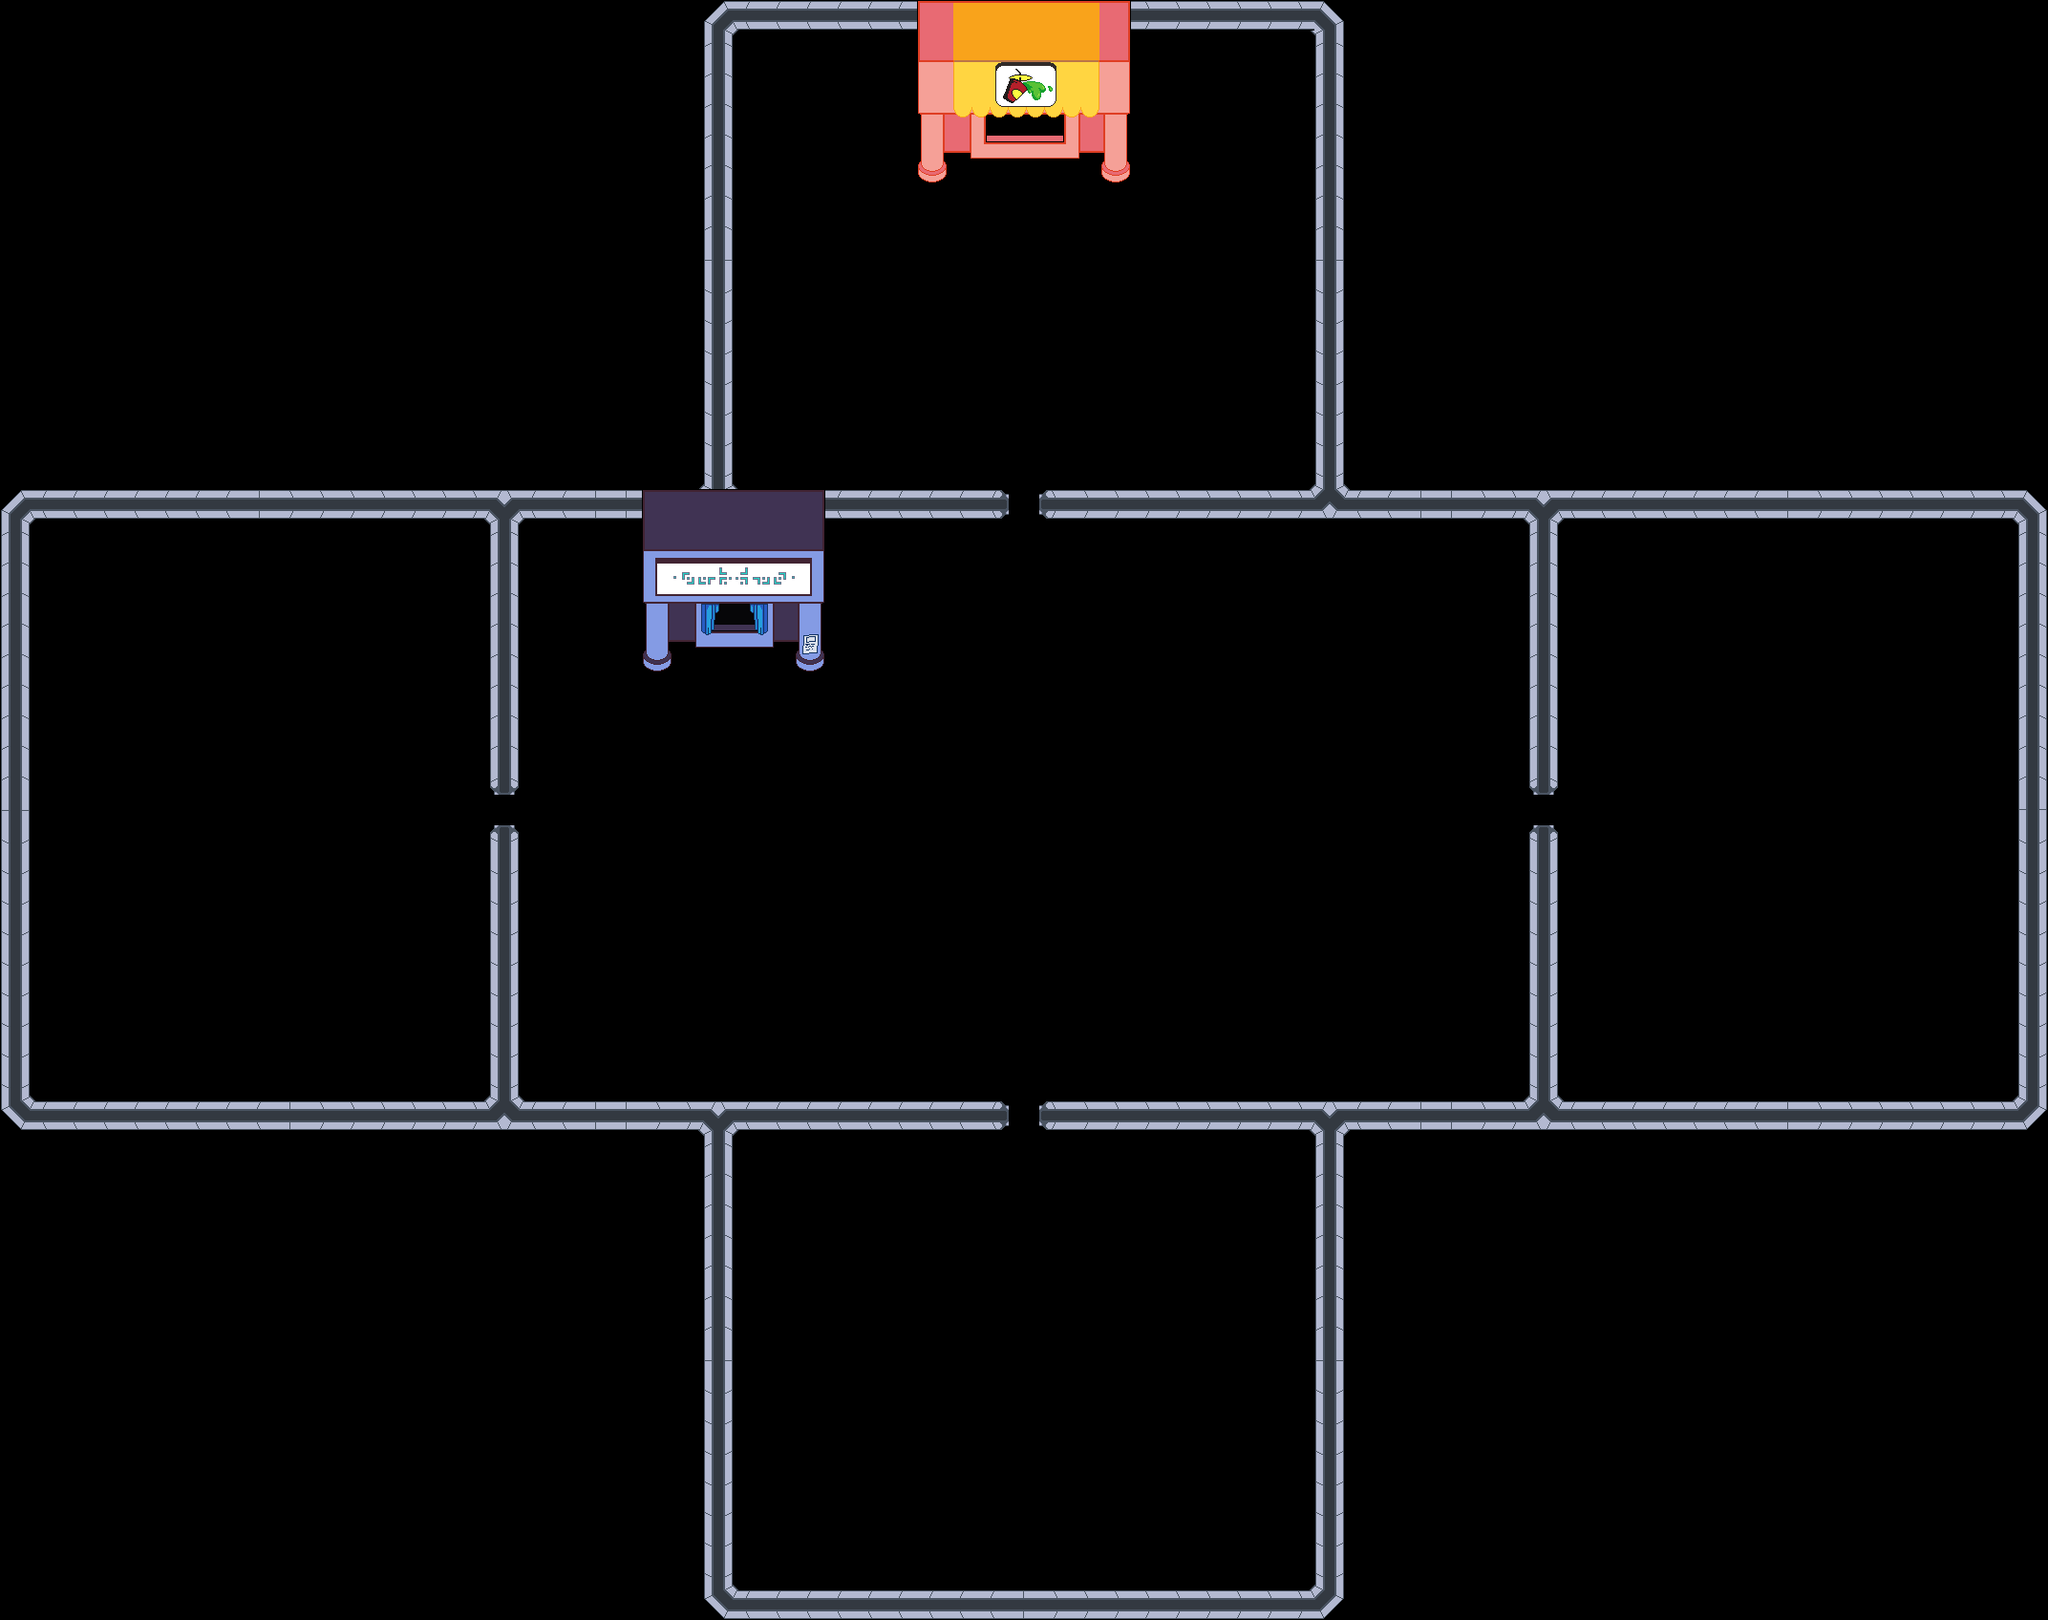

Rendered tile map (Tiled .tmx) drawn with the repository's tilesets; below, a short description and the map source with its tile grids summarised:
An orthogonal 67x53 tile map with 32x32 px tiles, 2 tile layers (Walls, Buildings), 3 tilesets and 24 objects (2x BottomRightWall, MiddleTopLeftWall, MiddleBottomLeftWall, MiddleTopRightWall, TopWall, ...).

<map version="1.2" tiledversion="1.2.4" orientation="orthogonal" renderorder="right-down" width="67" height="53" tilewidth="32" tileheight="32" infinite="0" nextlayerid="10" nextobjectid="46">
 <tileset firstgid="1" name="walls_sprite" tilewidth="32" tileheight="32" tilecount="12" columns="12">
  <image source="walls_sprite.png" width="384" height="32" />
 </tileset>
 <tileset firstgid="13" source="ticket_booth_tiles.tsx" />
 <tileset firstgid="49" source="food_shack.tsx" />
 <layer id="1" name="Walls" width="67" height="53">
  <properties>
   <property name="Obstacle" value="Wall" />
  </properties>
  <data>[3551 cells, 332 non-empty, 8 distinct tile ids]</data>
 </layer>
 <layer id="7" name="Buildings" width="67" height="53" offsetx="0" offsety="-32.6667">
  <data>[3551 cells, 79 non-empty, 79 distinct tile ids]</data>
 </layer>
 <objectgroup id="4" name="Walls_objs">
  <object id="8" name="MiddleTopLeftWall" x="0" y="512" width="1056" height="32" />
  <object id="10" name="MiddleBottomLeftWall" x="0" y="1152" width="1056" height="32" />
  <object id="12" name="MiddleTopRightWall" x="1088" y="512" width="1056" height="32" />
  <object id="13" name="TopWall" x="736" y="0" width="672" height="32" />
  <object id="14" name="MiddleBottomRightWall" x="1088" y="1152" width="1056" height="32" />
  <object id="15" name="BottomWall" x="736" y="1664" width="672" height="32" />
  <object id="16" name="BottomRightWall" x="1376" y="32" width="32" height="512" />
  <object id="17" name="TopLeftWall" x="736" y="32" width="32" height="512" />
  <object id="18" name="BottomRightWall" x="1376" y="1152" width="32" height="512" />
  <object id="19" name="BottomLeftWall" x="737" y="1152" width="32" height="512" />
  <object id="20" name="MiddleLeftTopWall" x="512" y="544" width="32" height="287.73" />
  <object id="21" name="MiddleLeftBottomWall" x="512" y="864" width="32" height="287.73" />
  <object id="22" name="MiddleRightBottomWall" x="1600" y="864" width="32" height="287.73" />
  <object id="23" name="MiddleRightTopWall" x="1600" y="544" width="32" height="287.73" />
  <object id="25" name="LeftWall" x="0" y="544" width="32" height="608" />
  <object id="27" name="RightWall" x="2112" y="544" width="32" height="608" />
 </objectgroup>
 <objectgroup id="9" name="Buildings_objs">
  <object id="36" name="TicketBoothMiddle" x="675" y="632" width="186" height="41" />
  <object id="37" name="TicketBoothTop" x="672" y="512" width="192" height="120" />
  <object id="38" name="TicketBoothRightPillar" x="835" y="672" width="26" height="20" />
  <object id="39" name="TicketBoothLeftPillar" x="675" y="672" width="26" height="20" />
  <object id="40" name="FoodShackTop" x="960" y="0" width="222.667" height="118.667" />
  <object id="41" name="FoodShackMiddle" x="963" y="119" width="216.667" height="39.6667" />
  <object id="42" name="FoodShackLeftPillar" x="963" y="159" width="25.0909" height="21.8182" />
  <object id="43" name="FoodShackRightPillar" x="1155" y="160" width="25.0909" height="23.8182" />
 </objectgroup>
</map>